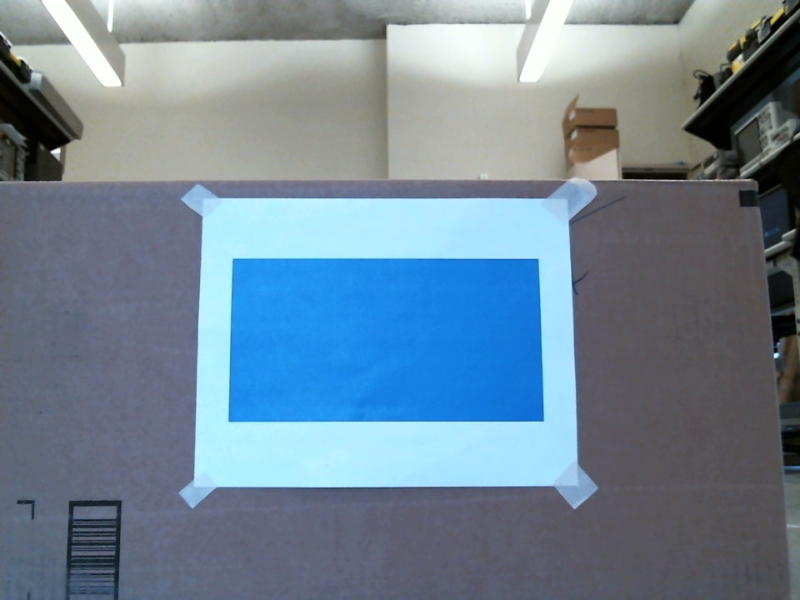
#> input picture vision-yong/obstacleCalibrate.png, 1600 x 1200 px, found by its file name (shown at 1/2 size)
$ python -i obstacleDetection.py   (imports and definitions only)   (Python 2 division)   (older library calls are emulated)
#> lines starting #> are read from the running program, lines starting #| are printed output that depends on the picture; after the words box and inside, x2 and y2 are one past the last pixel; in counts of white or black regions, pixels touching at a corner belong together
import numpy as np
import cv2
import copy

# Find the obstacle in the image
def findObject(image, count):

	hsv = cv2.cvtColor(image, cv2.COLOR_BGR2HSV)

	#color = np.uint8([[[196, 114, 68]]])
	color = np.uint8([[[100, 81, 54]]])
	#color = np.uint8([[[159, 88, 183]]])
        hsv_color = cv2.cvtColor(color, cv2.COLOR_BGR2HSV)
	hue = hsv_color[0][0][0]

	lower_range = np.array([hue-100, 50, 50], dtype=np.uint8)
	upper_range = np.array([hue+100, 225, 225], dtype=np.uint8)

	mask = cv2.inRange(hsv, lower_range, upper_range)
	#mask = cv2.inRange(hsv, hsv_color, hsv_color)
        fileName = "results/mask" + str(count) + ".png"
	cv2.imwrite(fileName, mask)

	gray = cv2.GaussianBlur(mask, (9, 9), 0)
	edged = cv2.Canny(gray, 50, 150)

	# Save the edges image for debugging purposes
	fileName = "results/edged" + str(count) + ".png"
	cv2.imwrite(fileName, edged)


	# find the contours in the edged image and keep the largest one;
	# we'll assume that this is our piece of paper in the image
	(_,cnts,hierarchy) = cv2.findContours(edged.copy(), cv2.RETR_LIST, cv2.CHAIN_APPROX_NONE)

	mask = cv2.drawContours(mask, cnts, -1, (0,255,0), 3)

	fileName = "results/findMarker" + str(count) + ".png"
	cv2.imwrite(fileName, mask)

	maxPerimeter = 0
	mainCnt = None

	# Find the contour with the largest perimeter
	for cnt in cnts:
		perimeter = cv2.arcLength(cnt, True)
		approx = cv2.approxPolyDP(cnt, 0.005 * perimeter, True)

		area = cv2.contourArea(cnt)

		# Get the contour with the largest perimeter that has 4 sides
		#if (len(approx) == 4) and (perimeter > maxPerimeter):

		if(area > maxPerimeter):
			maxPerimeter = area
			mainCnt = cnt
		# if (perimeter > maxPerimeter):
		# 	maxPerimeter = perimeter
		# 	mainCnt = cnt

	# compute the bounding box of the of the paper region and return it
	return cv2.minAreaRect(mainCnt)

# Assuming that the right bounding box was found, sort the points and find the top left and top right points.
def sortPoints(box):

	y = []

	top = []

	for i in xrange(len(box)):
		y.append(box[i][1])

	yMean = sum(y) / len(y)

	for i in xrange(len(box)):

		if (box[i][1] < yMean):
			top.append(box[i])

	topLeft = ()
	topRight = ()

	if top[0][0] < top[1][0]:
		topLeft = top[0]
		topRight = top[1]
	else:
		topLeft = top[1]
		topRight = top[0]


	return topRight[0] - topLeft[0]


# Get the distance given
def distance_to_camera(knownDistance, knownWidthPx, width):
	# compute and return the distance from the maker to the camera
	return (knownWidthPx / width) * knownDistance

# initialize the known distance from the camera to the object, which
# in this case is 24 inches

def calibrateObstacle():
	knownDistance = 24
	image = cv2.imread('robotObstacle/obstacleCalibrate.png')
#> image is the input picture: shape (1200, 1600, 3); mean B, G, R 149.3, 132.5, 111.8
	marker = findObject(image, 0)
#> in findObject, `hsv = cv2.cvtColor(image, cv2.COLOR_BGR2HSV)`: hsv: shape (1200, 1600, 3); mean H, S, V 92.9, 63.5, 152.3
#> in findObject, `mask = cv2.inRange(hsv, lower_range, upper_range)`:
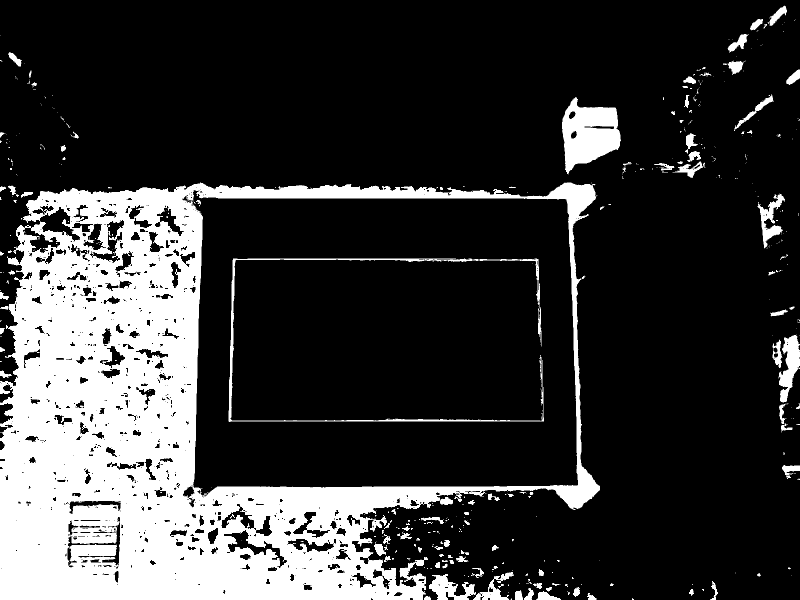
#> mask: shape (1200, 1600) (shown at 1/2 size); 22.2% white; 522 white regions (399 under 20 px), largest, box (x1, y1, x2, y2) and area: (0, 365, 1200, 1200) 382638, (1124, 194, 1242, 349) 11311, (457, 517, 1088, 844) 6621
#> in findObject, `gray = cv2.GaussianBlur(mask, (9, 9), 0)`:
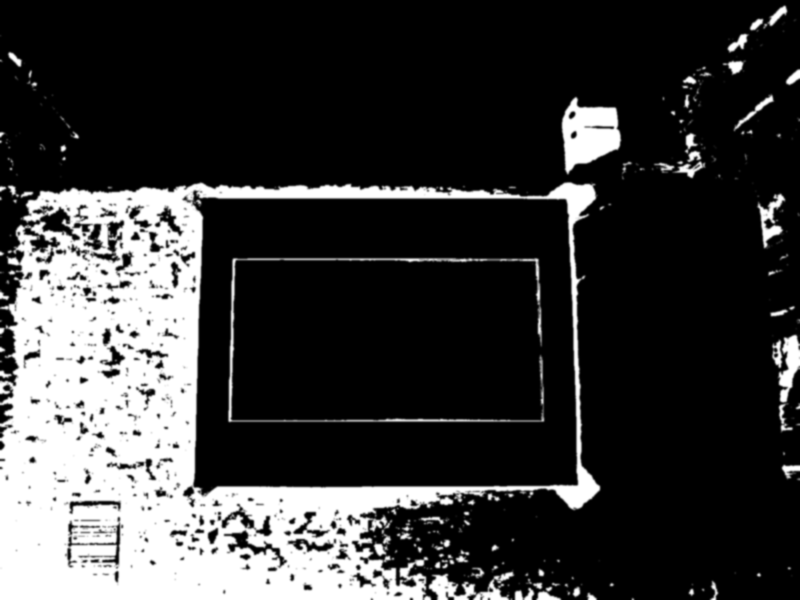
#> gray: shape (1200, 1600) (shown at 1/2 size); min 0, max 255, mean 56.6
#> in findObject, `edged = cv2.Canny(gray, 50, 150)`:
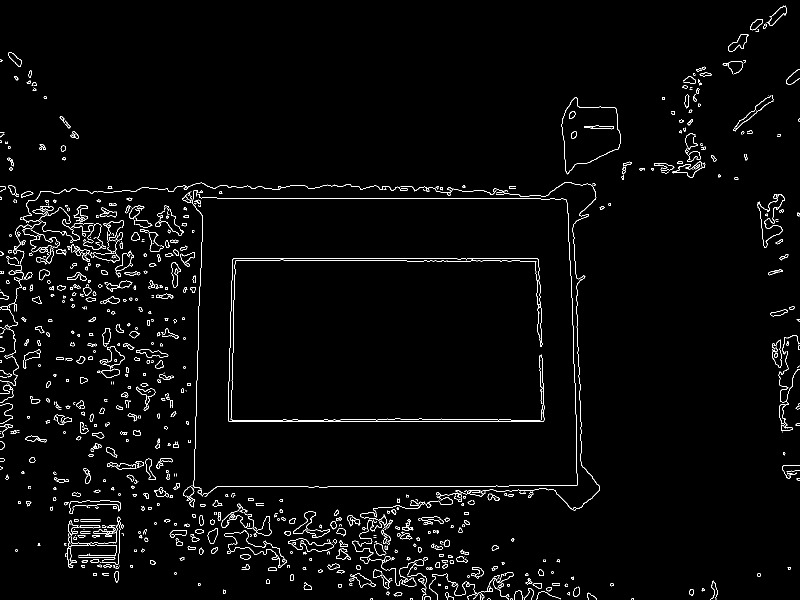
#> edged: shape (1200, 1600) (shown at 1/2 size); 2.2% white in thin lines or dots
#> in findObject, `(_,cnts,hierarchy) = cv2.findContours(edged.copy(), cv2.RETR_LIST, cv2..`: cnts = 1357 contours, 849 with area under 20; largest, box (x1, y1, x2, y2) and area: (1123, 195, 1242, 349) 11808, (1123, 195, 1242, 348) 11736, (1344, 323, 1411, 356) 768, (1345, 323, 1406, 356) 710, (1456, 68, 1497, 104) 646
#> in findObject, `mask = cv2.drawContours(mask, cnts, -1, (0,255,0), 3)`:
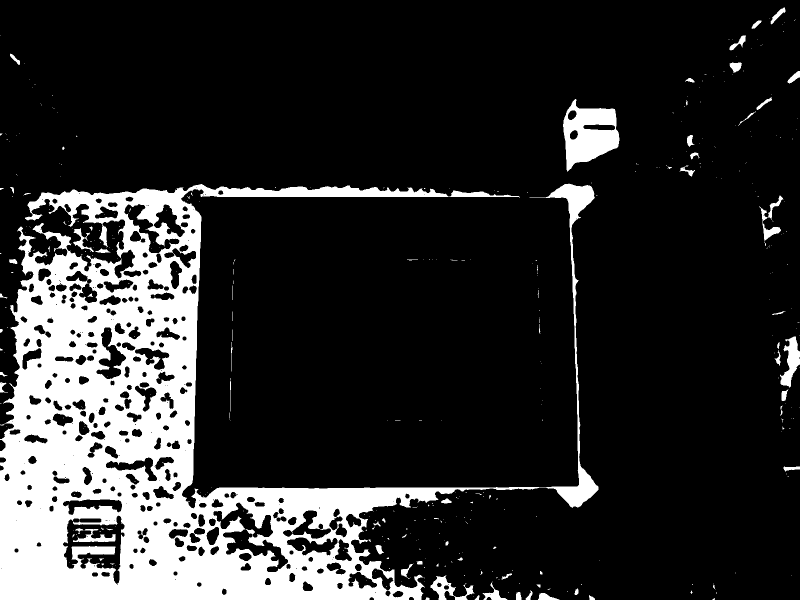
#> mask: shape (1200, 1600) (shown at 1/2 size); 17.5% white; 419 white regions (348 under 20 px), largest, box (x1, y1, x2, y2) and area: (0, 367, 1197, 1200) 311926, (1126, 198, 1239, 344) 9619, (1560, 673, 1600, 776) 2012
#> the loop in findObject, `for cnt in cnts:` made 1357 passes
#> (perimeter, area, maxPerimeter) on passes 23, 24, 27, 37, 42, 56, 111, 114, 214, 218, 314, 327: (17.07, 20.5, 20.5), (33.21, 69.5, 69.5), (37.8, 82, 82), (43.8, 121, 121), (46.14, 129, 129), (50.14, 132, 132), (58.28, 200, 200), (60.63, 210, 210), (124.7, 264.5, 264.5), (146.7, 284.5, 284.5), (90.53, 295.5, 295.5), (85.01, 386.5, 386.5)
#> (perimeter, area) on passes 25, 29, 31, 33, 41, 43: (22.49, 26), (22.73, 35.5), (30.38, 55.5), (32.73, 64.5), (20.49, 30), (17.9, 21.5)
#> after the loop in findObject, `for cnt in cnts:`: mainCnt = contour of 439 points, box (x1, y1, x2, y2) (1123, 195, 1242, 349), area 11808; maxPerimeter = 11807.5
#> marker = ((1182.3, 268.2), (115.9, 151.3), -4.6)
	box = np.int0(cv2.boxPoints(marker))
#> box = [[1130, 348], [1118, 197], [1234, 188], [1246, 338]]
	knownwidthPx = sortPoints(box)
#> the loop in sortPoints, `for i in xrange(len(box)):` made 4 passes
#> after the loop in sortPoints, `for i in xrange(len(box)):`: y = [348, 197, 188, 338]
#> in sortPoints, `yMean = sum(y) / len(y)`: yMean = 267
#> the loop in sortPoints, `for i in xrange(len(box)): ` made 4 passes
#> after the loop in sortPoints, `for i in xrange(len(box)):`: top = [[1118, 197], [1234, 188]]
#> in sortPoints, `topLeft = top[0]`: topLeft = [1118, 197]
#> in sortPoints, `topRight = top[1]`: topRight = [1234, 188]
#> knownwidthPx = 116


	return (knownDistance, knownwidthPx)

def getDistance(knownDistance, knownWidthPx, imagePath, count):

	image = cv2.imread(imagePath)

	# Find the obstacle of the image
	marker = findObject(image, count)

	# draw a bounding box around the image and display it
	box = np.int0(cv2.boxPoints(marker))
	widthPx = sortPoints(box)

	inches = distance_to_camera(knownDistance, knownWidthPx*1.0, widthPx*1.0)

	cv2.drawContours(image, [box], -1, (0, 255, 0), 2)
	cv2.putText(image, "%finches" % (inches),
		(image.shape[1] - 200, image.shape[0] - 20), cv2.FONT_HERSHEY_SIMPLEX,
		2.0, (0, 255, 0), 3)
	# cv2.imshow("image", image)
	# cv2.waitKey(0)
	fileName = "results/distance" + str(count) + ".png"
	cv2.imwrite(fileName, image)

	return inches

#knownDistance, knownWidthPx = calibrateObstacle()

IMAGE_PATHS = ['obstacle12.png', 'obstacle15.png', 'obstacle24.png', 'obstacle30.png', 'obstacle36.png', 'obstacle48.png', 'obstacle60.png', 'obstacle72.png', 'obstacle84.png']
count = 1

# loop over the images
#for imagePath in IMAGE_PATHS:
	# load the image, find the marker in the image, then compute the
	# distance to the marker from the camera

#	print getDistance(knownDistance, knownWidthPx, "robotObstacle/" + imagePath, count)

#	count += 1


'''
1. Experimentally determine ratio of x-displacement to depth (R)
(ie for specific depth d, and world coord x-displacement to reach edge of screen x
R = x / d)
2. For new depth D, the edge of the screen is X units away where X = D * R
3. Assuming linear relationship between world coord and screen space
the x-displacement of the centroid is X * (centroid_x_im / im_width)
'''
def getXcoord(depth, xPix, halfScreenW):
	xDepthRatio = 13.7 / 34 # Experimental ratio of x displacement to depth (world coord)
	return xDepthRatio * depth * (xPix / float(halfScreenW))

>>> result = calibrateObstacle()
#> result = (24, 116)
